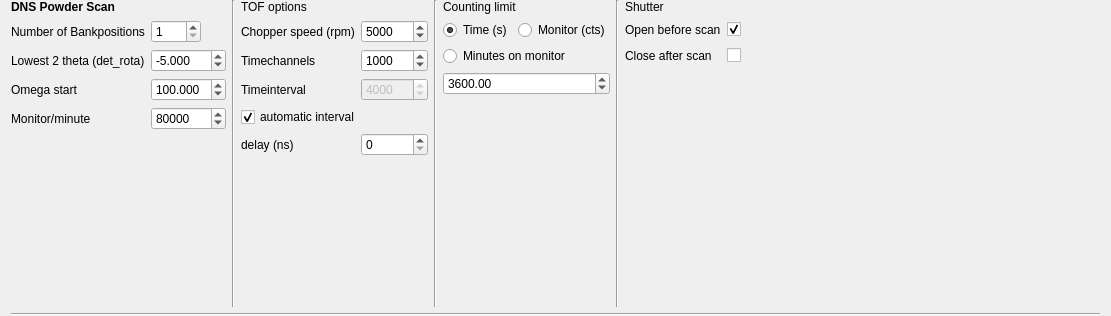
<?xml version="1.0" encoding="UTF-8"?>
<ui version="4.0">
 <class>Form</class>
 <widget class="QWidget" name="Form">
  <property name="geometry">
   <rect>
    <x>0</x>
    <y>0</y>
    <width>1111</width>
    <height>316</height>
   </rect>
  </property>
  <property name="windowTitle">
   <string>Form</string>
  </property>
  <layout class="QVBoxLayout" name="verticalLayout_2">
   <property name="topMargin">
    <number>0</number>
   </property>
   <property name="bottomMargin">
    <number>0</number>
   </property>
   <item>
    <layout class="QHBoxLayout" name="horizontalLayout">
     <item>
      <layout class="QFormLayout" name="formLayout">
       <item row="0" column="0">
        <widget class="QLabel" name="Label_scan">
         <property name="font">
          <font>
           <bold>true</bold>
          </font>
         </property>
         <property name="text">
          <string>DNS Powder Scan</string>
         </property>
        </widget>
       </item>
       <item row="1" column="0">
        <widget class="QLabel" name="Label_banks">
         <property name="text">
          <string>Number of Bankpositions</string>
         </property>
        </widget>
       </item>
       <item row="1" column="1">
        <widget class="QSpinBox" name="bankpositions">
         <property name="maximumSize">
          <size>
           <width>50</width>
           <height>16777215</height>
          </size>
         </property>
         <property name="minimum">
          <number>1</number>
         </property>
         <property name="maximum">
          <number>200</number>
         </property>
         <property name="value">
          <number>1</number>
         </property>
        </widget>
       </item>
       <item row="2" column="0">
        <widget class="QLabel" name="Label_theta">
         <property name="text">
          <string>Lowest 2 theta (det_rota)</string>
         </property>
        </widget>
       </item>
       <item row="3" column="0">
        <widget class="QLabel" name="label">
         <property name="text">
          <string>Omega start</string>
         </property>
        </widget>
       </item>
       <item row="4" column="0">
        <widget class="QLabel" name="label_monitor_per_minute">
         <property name="text">
          <string>Monitor/minute</string>
         </property>
        </widget>
       </item>
       <item row="4" column="1">
        <widget class="QSpinBox" name="MonpMin">
         <property name="maximum">
          <number>999999999</number>
         </property>
         <property name="value">
          <number>80000</number>
         </property>
        </widget>
       </item>
       <item row="3" column="1">
        <widget class="QDoubleSpinBox" name="omega_start">
         <property name="decimals">
          <number>3</number>
         </property>
         <property name="minimum">
          <double>-360.000000000000000</double>
         </property>
         <property name="maximum">
          <double>360.000000000000000</double>
         </property>
         <property name="value">
          <double>100.000000000000000</double>
         </property>
        </widget>
       </item>
       <item row="2" column="1">
        <widget class="QDoubleSpinBox" name="lowest_2theta">
         <property name="decimals">
          <number>3</number>
         </property>
         <property name="minimum">
          <double>-20.000000000000000</double>
         </property>
         <property name="maximum">
          <double>-4.500000000000000</double>
         </property>
         <property name="value">
          <double>-5.000000000000000</double>
         </property>
        </widget>
       </item>
      </layout>
     </item>
     <item>
      <widget class="Line" name="line_2">
       <property name="orientation">
        <enum>Qt::Vertical</enum>
       </property>
      </widget>
     </item>
     <item>
      <layout class="QFormLayout" name="formLayout_2">
       <item row="0" column="0">
        <widget class="QLabel" name="l_tof_options">
         <property name="text">
          <string>TOF options</string>
         </property>
        </widget>
       </item>
       <item row="1" column="0">
        <widget class="QLabel" name="l_chopper_speed">
         <property name="text">
          <string>Chopper speed (rpm)</string>
         </property>
        </widget>
       </item>
       <item row="2" column="0">
        <widget class="QLabel" name="l_timechannels">
         <property name="text">
          <string>Timechannels</string>
         </property>
        </widget>
       </item>
       <item row="1" column="1">
        <widget class="QSpinBox" name="sB_chopper_speed">
         <property name="maximum">
          <number>15000</number>
         </property>
         <property name="singleStep">
          <number>1000</number>
         </property>
         <property name="value">
          <number>5000</number>
         </property>
        </widget>
       </item>
       <item row="2" column="1">
        <widget class="QSpinBox" name="sB_timechannels">
         <property name="maximum">
          <number>10000</number>
         </property>
         <property name="value">
          <number>1000</number>
         </property>
        </widget>
       </item>
       <item row="3" column="0">
        <widget class="QLabel" name="l_timeinterval">
         <property name="text">
          <string>Timeinterval</string>
         </property>
        </widget>
       </item>
       <item row="5" column="0">
        <widget class="QLabel" name="l_delay">
         <property name="text">
          <string>delay (ns)</string>
         </property>
        </widget>
       </item>
       <item row="3" column="1">
        <widget class="QSpinBox" name="sB_timeinterval">
         <property name="enabled">
          <bool>false</bool>
         </property>
         <property name="maximum">
          <number>1000000</number>
         </property>
         <property name="value">
          <number>4000</number>
         </property>
        </widget>
       </item>
       <item row="5" column="1">
        <widget class="QSpinBox" name="sB_delay">
         <property name="maximum">
          <number>100000000</number>
         </property>
         <property name="singleStep">
          <number>1000</number>
         </property>
        </widget>
       </item>
       <item row="4" column="0" colspan="2">
        <widget class="QCheckBox" name="cB_automatic_interval">
         <property name="text">
          <string>automatic interval</string>
         </property>
         <property name="checked">
          <bool>true</bool>
         </property>
        </widget>
       </item>
      </layout>
     </item>
     <item>
      <widget class="Line" name="line">
       <property name="orientation">
        <enum>Qt::Vertical</enum>
       </property>
      </widget>
     </item>
     <item>
      <layout class="QGridLayout" name="gridLayout_1">
       <item row="1" column="5">
        <widget class="QCheckBox" name="open_before">
         <property name="text">
          <string/>
         </property>
         <property name="checked">
          <bool>true</bool>
         </property>
        </widget>
       </item>
       <item row="1" column="4">
        <widget class="QLabel" name="label_4">
         <property name="text">
          <string>Open before scan</string>
         </property>
        </widget>
       </item>
       <item row="1" column="1">
        <widget class="QRadioButton" name="RB_monitor">
         <property name="text">
          <string>Monitor (cts)</string>
         </property>
        </widget>
       </item>
       <item row="2" column="5">
        <widget class="QCheckBox" name="close_after">
         <property name="text">
          <string/>
         </property>
         <property name="checked">
          <bool>false</bool>
         </property>
        </widget>
       </item>
       <item row="2" column="4">
        <widget class="QLabel" name="label_5">
         <property name="text">
          <string>Close after scan</string>
         </property>
        </widget>
       </item>
       <item row="1" column="0">
        <widget class="QRadioButton" name="RB_time">
         <property name="text">
          <string>Time (s)</string>
         </property>
         <property name="checked">
          <bool>true</bool>
         </property>
        </widget>
       </item>
       <item row="0" column="4">
        <widget class="QLabel" name="label_6">
         <property name="text">
          <string>Shutter</string>
         </property>
        </widget>
       </item>
       <item row="0" column="0" colspan="2">
        <widget class="QLabel" name="Label_counting">
         <property name="text">
          <string>Counting limit</string>
         </property>
        </widget>
       </item>
       <item row="0" column="3" rowspan="5">
        <widget class="Line" name="line_4">
         <property name="orientation">
          <enum>Qt::Vertical</enum>
         </property>
        </widget>
       </item>
       <item row="4" column="0">
        <spacer name="verticalSpacer">
         <property name="orientation">
          <enum>Qt::Vertical</enum>
         </property>
         <property name="sizeHint" stdset="0">
          <size>
           <width>20</width>
           <height>40</height>
          </size>
         </property>
        </spacer>
       </item>
       <item row="2" column="0" colspan="2">
        <widget class="QRadioButton" name="RB_min_per_mon">
         <property name="text">
          <string>Minutes on monitor</string>
         </property>
        </widget>
       </item>
       <item row="3" column="0" colspan="2">
        <widget class="QDoubleSpinBox" name="dSB_counts">
         <property name="minimum">
          <double>1.000000000000000</double>
         </property>
         <property name="maximum">
          <double>10000000000.000000000000000</double>
         </property>
         <property name="singleStep">
          <double>100.000000000000000</double>
         </property>
         <property name="value">
          <double>3600.000000000000000</double>
         </property>
        </widget>
       </item>
      </layout>
     </item>
     <item>
      <spacer name="horizontalSpacer">
       <property name="orientation">
        <enum>Qt::Horizontal</enum>
       </property>
       <property name="sizeHint" stdset="0">
        <size>
         <width>40</width>
         <height>20</height>
        </size>
       </property>
      </spacer>
     </item>
     <item>
      <layout class="QVBoxLayout" name="verticalLayout">
       <item alignment="Qt::AlignTop">
        <widget class="QWidget" name="buttons" native="true">
         <property name="minimumSize">
          <size>
           <width>156</width>
           <height>34</height>
          </size>
         </property>
        </widget>
       </item>
      </layout>
     </item>
    </layout>
   </item>
   <item>
    <widget class="Line" name="line_3">
     <property name="orientation">
      <enum>Qt::Horizontal</enum>
     </property>
    </widget>
   </item>
  </layout>
 </widget>
 <resources>
  <include location="../../../../resources/nicos-gui.qrc"/>
 </resources>
 <connections/>
</ui>
